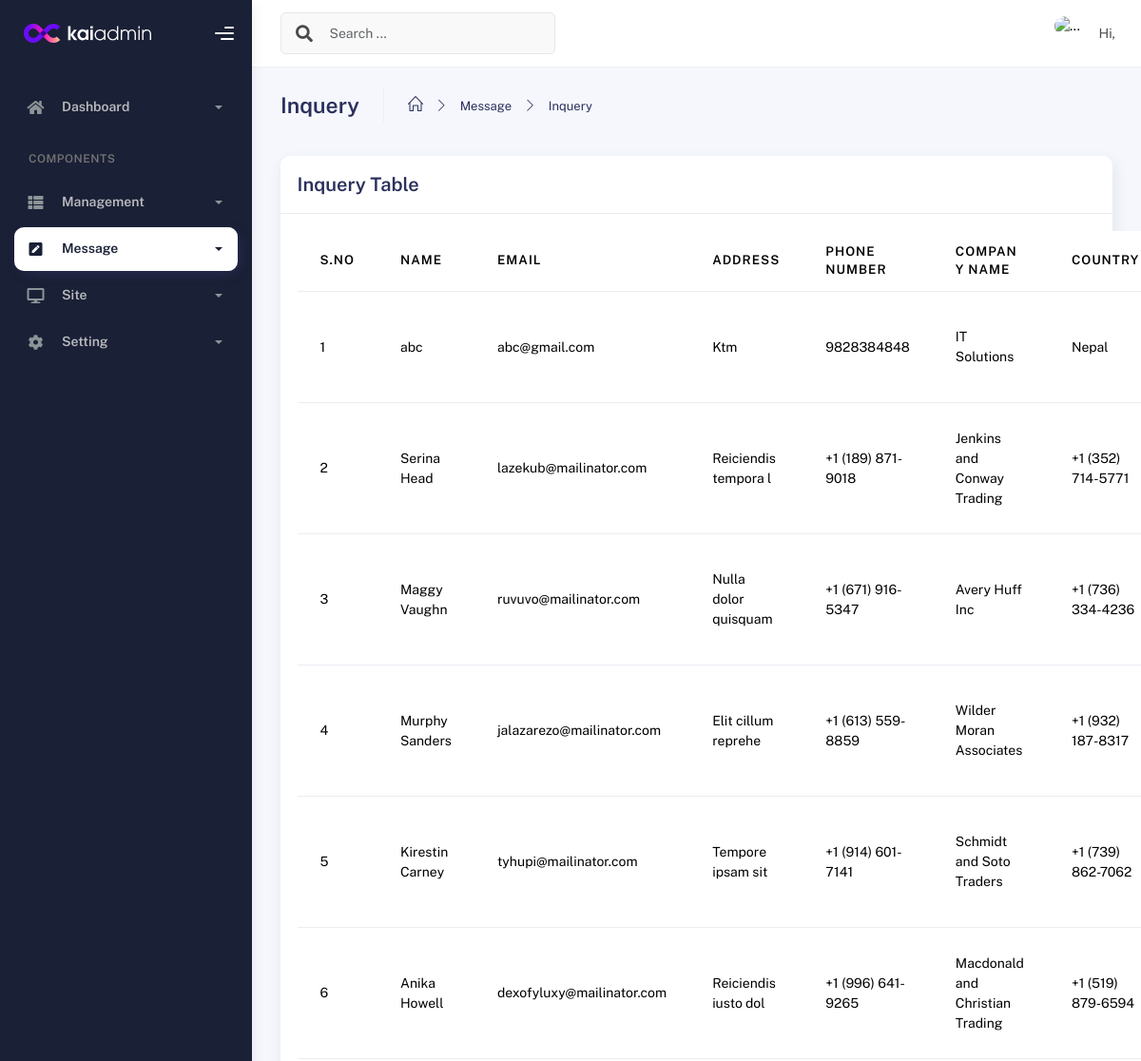
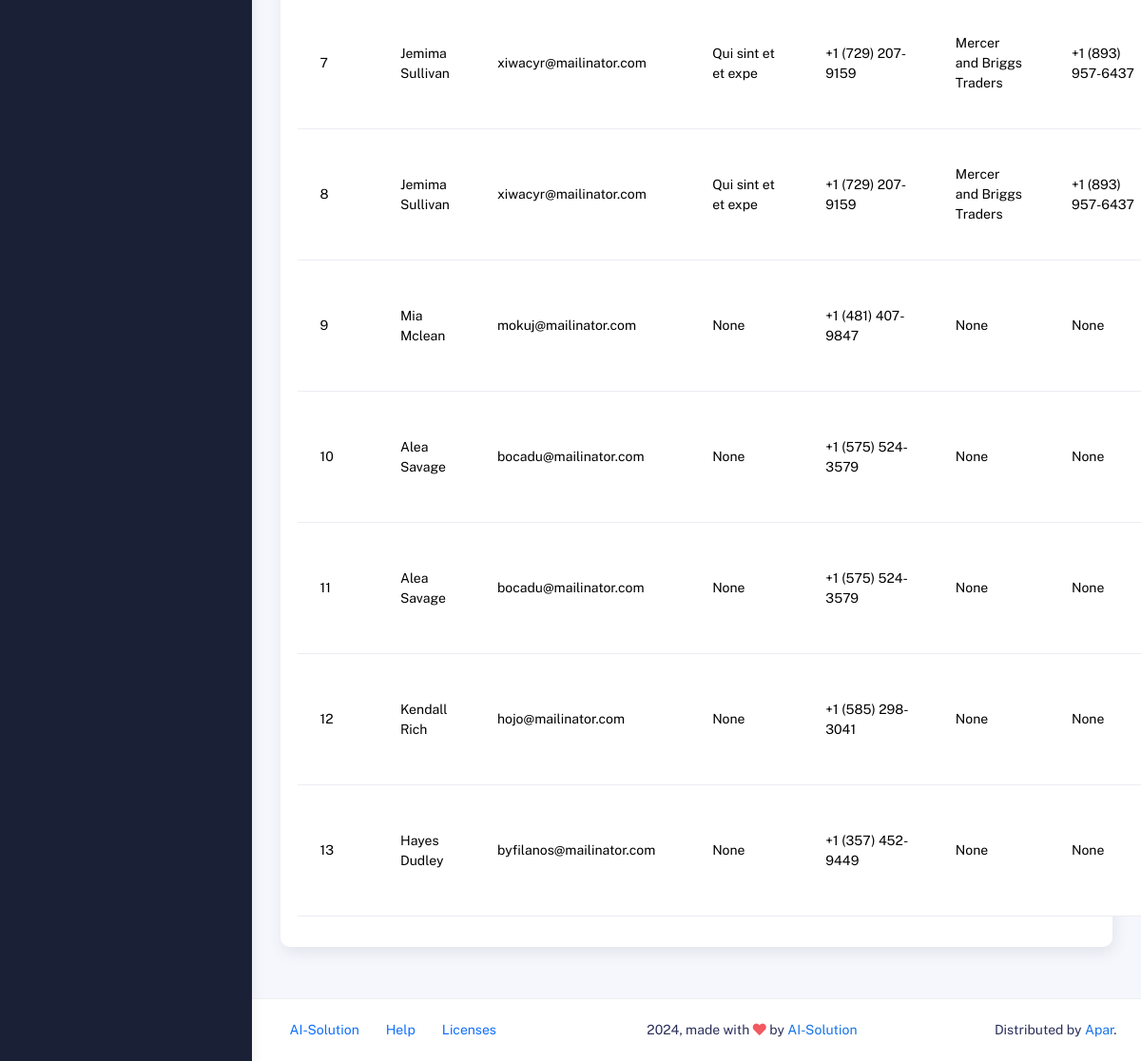
/dashboard/message/inquery/, run on the app's committed database (2 pictures, top to bottom).
### dashboard/models.py (models this page shows, shortened)
class Inquery(models.Model):
    name = models.CharField(max_length=25)
    email = models.CharField(max_length=25, null=True)
    address = models.CharField(max_length=50, null=True)
    phone_number = models.CharField(max_length=10, null=True)
    company_name = models.CharField(max_length=50, null=True)
    country = models.CharField(max_length=50, null=True)
    job_title = models.CharField(max_length=50, null=True)
    job_description = models.TextField(null=True)
    created_date = models.DateTimeField(default=now, editable=False)
    class Meta:
        ordering = ['-created_date']
        verbose_name = 'Inquery'
        verbose_name_plural = "Inquiries"
        db_table = 'inquery'

### dashboard/views.py (the view)
# urls.py: path('message/inquery/', views.inquery, name='inquery'),
def inquery(request):
    web_messages = Inquery.objects.all().order_by('-created_date')
    return render(request, "pages/inquery.html", {"web_messages": web_messages})

### dashboard/template/pages/inquery.html
{% extends 'shared/dashboard_base.html' %}
{% load static %}
{% block content %}
<div class="container">
    <div class="page-inner">
        <div class="page-header">
          <h3 class="fw-bold mb-3">Inquery</h3>
          <ul class="breadcrumbs mb-3">
            <li class="nav-home">
              <a href="#">
                <i class="icon-home"></i>
              </a>
            </li>
            <li class="separator">
              <i class="icon-arrow-right"></i>
            </li>
            <li class="nav-item">
              <a>Message</a>
            </li>
            <li class="separator">
              <i class="icon-arrow-right"></i>
            </li>
            <li class="nav-item">
              <a href="{% url 'inquery' %}">Inquery</a>
            </li>
          </ul>
        </div>
        <div class="row">
          <div class="col-md-12">
            <div class="card">
              <div class="card-header d-flex justify-content-between align-items-center">
                <div class="card-title">Inquery Table</div>
              </div>
              <div class="card-body">
                <div id="inquery-table">
                    {% include 'components/inquery_table.html' %}
                </div>
              </div>
            </div>
          </div>
        </div>
    </div>
</div>
{% endblock %}

### dashboard/template/components/inquery_table.html (shortened to what this page needs)
<table class="table table-hover">
    <thead>
        <tr>
            <th scope="col">S.No</th>
            <th scope="col">Name</th>
            <th scope="col">Email</th>
            <th scope="col">Address</th>
            <th scope="col">Phone Number</th>
            <th scope="col">Company Name</th>
            <th scope="col">Country</th>
        </tr>
    </thead>
    <tbody>
        {% for message in web_messages %}
        <tr>
            <td>{{ forloop.counter }}</td>
            <td>{{ message.name }}</td>
            <td>{{ message.email }}</td>
            <td>{{ message.address }}</td>
            <td>{{ message.phone_number }}</td>
            <td>{{ message.company_name }}</td>
            <td>{{ message.country }}</td>
        </tr>
        {% empty %}
        <tr>
            <td colspan="10" class="text-center">No message is sent</td>
        </tr>
        {% endfor %}
    </tbody>
</table>

### data on the page
Inquery: name "abc", email "abc@gmail.com", address "Ktm", phone_number "9828384848", company_name "IT Solutions", country "Nepal"
Inquery: name "Serina Head", email "lazekub@mailinator.com", address "Reiciendis tempora l", phone_number "+1 (189) 871-9018", company_name "Jenkins and Conway Trading", country "+1 (352) 714-5771"
Inquery: name "Maggy Vaughn", email "ruvuvo@mailinator.com", address "Nulla dolor quisquam", phone_number "+1 (671) 916-5347", company_name "Avery Huff Inc", country "+1 (736) 334-4236"
Inquery: name "Murphy Sanders", email "jalazarezo@mailinator.com", address "Elit cillum reprehe", phone_number "+1 (613) 559-8859", company_name "Wilder Moran Associates", country "+1 (932) 187-8317"
Inquery: name "Kirestin Carney", email "tyhupi@mailinator.com", address "Tempore ipsam sit", phone_number "+1 (914) 601-7141", company_name "Schmidt and Soto Traders", country "+1 (739) 862-7062"
Inquery: name "Anika Howell", email "dexofyluxy@mailinator.com", address "Reiciendis iusto dol", phone_number "+1 (996) 641-9265", company_name "Macdonald and Christian Trading", country "+1 (519) 879-6594"
Inquery: name "Jemima Sullivan", email "xiwacyr@mailinator.com", address "Qui sint et et expe", phone_number "+1 (729) 207-9159", company_name "Mercer and Briggs Traders", country "+1 (893) 957-6437"
Inquery: name "Jemima Sullivan", email "xiwacyr@mailinator.com", address "Qui sint et et expe", phone_number "+1 (729) 207-9159", company_name "Mercer and Briggs Traders", country "+1 (893) 957-6437"
Inquery: name "Mia Mclean", email "mokuj@mailinator.com", address "None", phone_number "+1 (481) 407-9847", company_name "None", country "None"
Inquery: name "Alea Savage", email "bocadu@mailinator.com", address "None", phone_number "+1 (575) 524-3579", company_name "None", country "None"
Inquery: name "Alea Savage", email "bocadu@mailinator.com", address "None", phone_number "+1 (575) 524-3579", company_name "None", country "None"
Inquery: name "Kendall Rich", email "hojo@mailinator.com", address "None", phone_number "+1 (585) 298-3041", company_name "None", country "None"
Inquery: name "Hayes Dudley", email "byfilanos@mailinator.com", address "None", phone_number "+1 (357) 452-9449", company_name "None", country "None"
